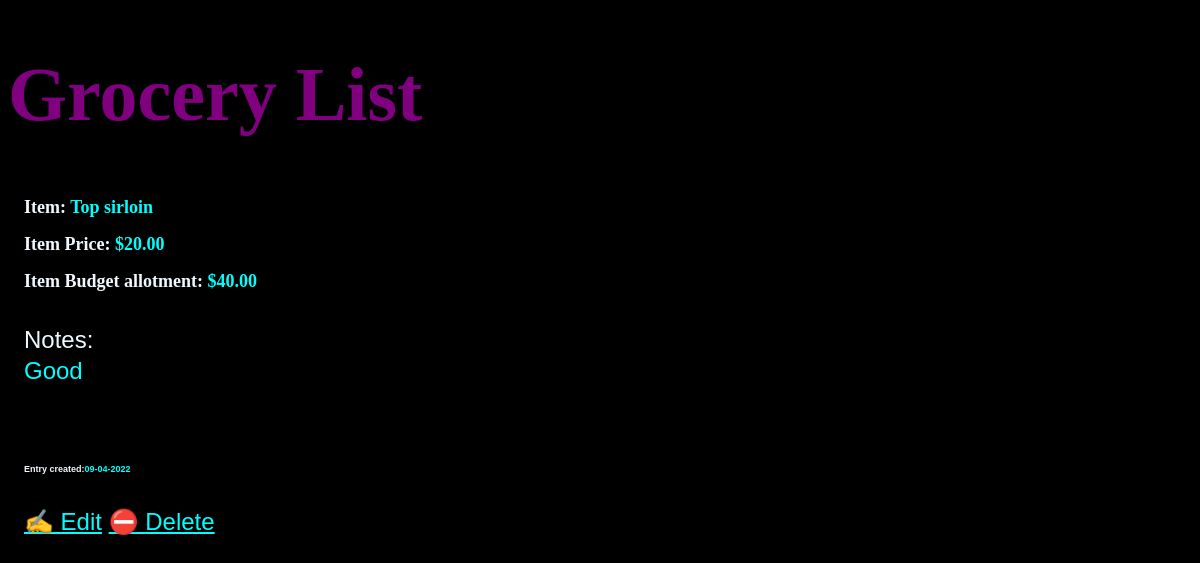
The page /list_items/11 on the database as committed earlier.
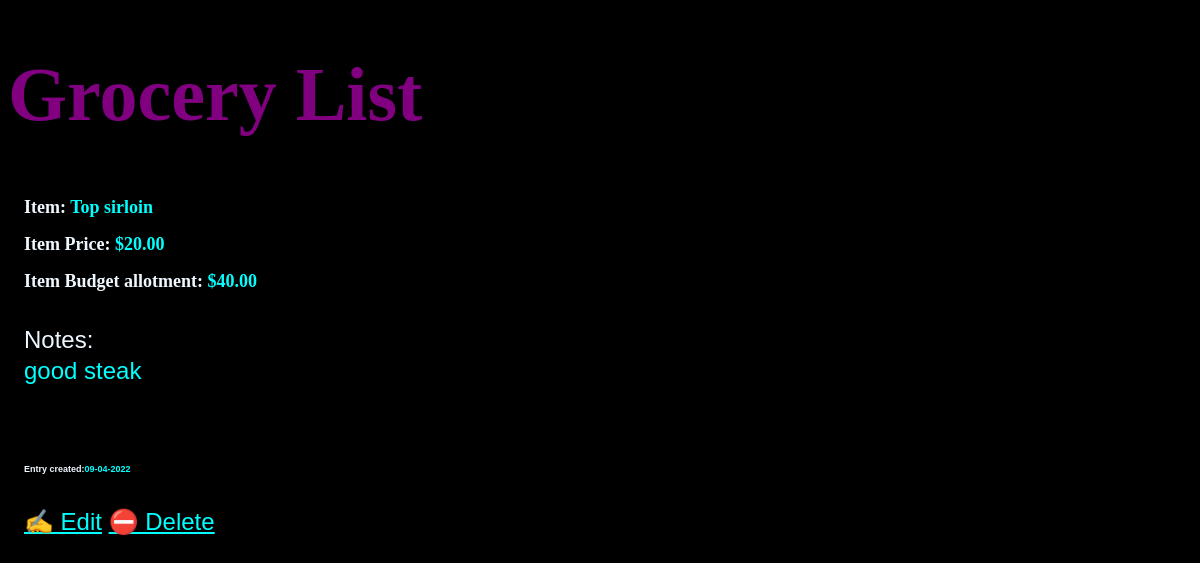
The same page on the database as committed later.
### list_items/models.py (models this page shows, shortened)
class List_items(models.Model):
    groc_item = models.CharField(max_length=70)
    notes = models.TextField()
    item_price = models.DecimalField(max_digits=8, decimal_places=2)
    budget = models.DecimalField(max_digits=8, decimal_places=2)
    date_created = models.DateTimeField(default=timezone.now)
    class Meta:
        verbose_name_plural = "ListItems"

### list_items/views.py (the view)
class List_itemsDetailView(DetailView):
    model = List_items

### list_items/templates/list_items/list_items_detail.html
{% extends "list_items/base.html" %}
{% block content %}
<article>
    <h3><span id="grocitemspan">Item: </span>{{ list_items.groc_item }}</h3>
    <br>
    <h4><span id="itemspan">Item Price: </span> ${{ list_items.item_price }}</h4>
    <br>
    <h5><span id="budgetspan">Item Budget allotment: </span>${{ list_items.budget }}</h5>
    <br>
    <p><span id="notespan">Notes:</span><br>
        {{ list_items.notes }}
    </p>
    <br><br>
    <h6><span id="datespan">Entry created:</span>{{ list_items.date_created|date:'m-d-Y' }}</h6>
</article>
<p>
    <a href="{% url 'list_items-update' list_items.id %}">✍️ Edit</a>
    <a href="{% url 'list_items-delete' list_items.id %}">⛔ Delete</a>
</p>
{% endblock %}

Rows that differ between the two databases and show on the page:
changed List_items "Top sirloin": notes "Good" → "good steak"
